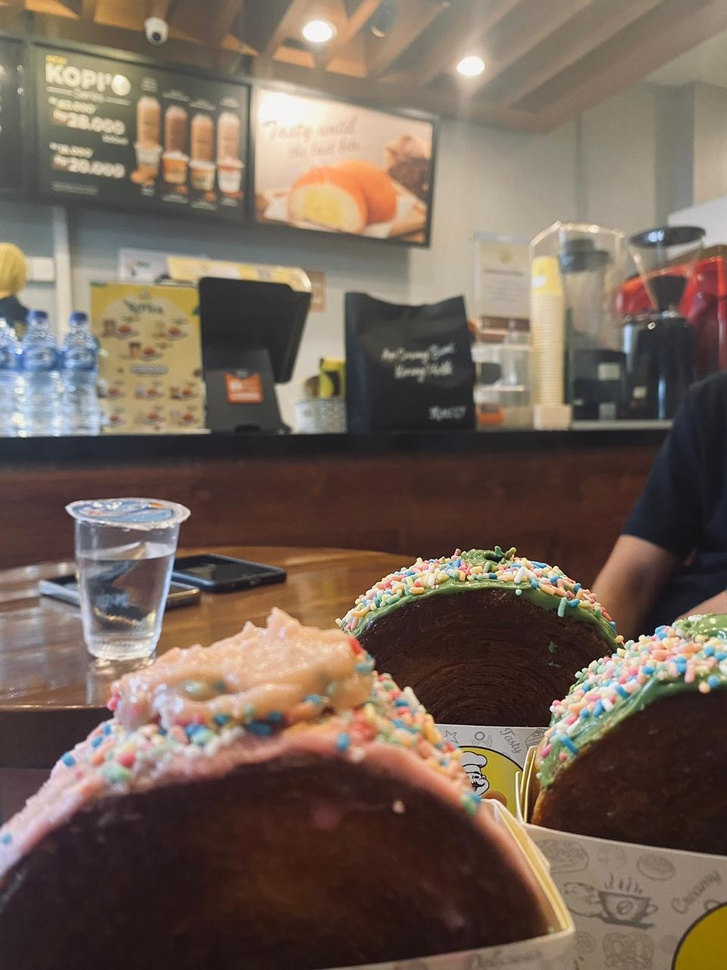
#> input picture Crombol.jpeg, 727 x 970 px, shrunk from 960 x 1280 before the run
$ python SpatialFiltering.py
#> lines starting #> are read from the running program, lines starting #| are printed output that depends on the picture
import cv2
import numpy as np
import matplotlib.pyplot as plt
import time

from skimage.metrics import peak_signal_noise_ratio
from skimage.metrics import mean_squared_error
from skimage.metrics import structural_similarity


# =====================================
# LOAD IMAGE
# =====================================

img = cv2.imread("Crombol.jpeg",0)
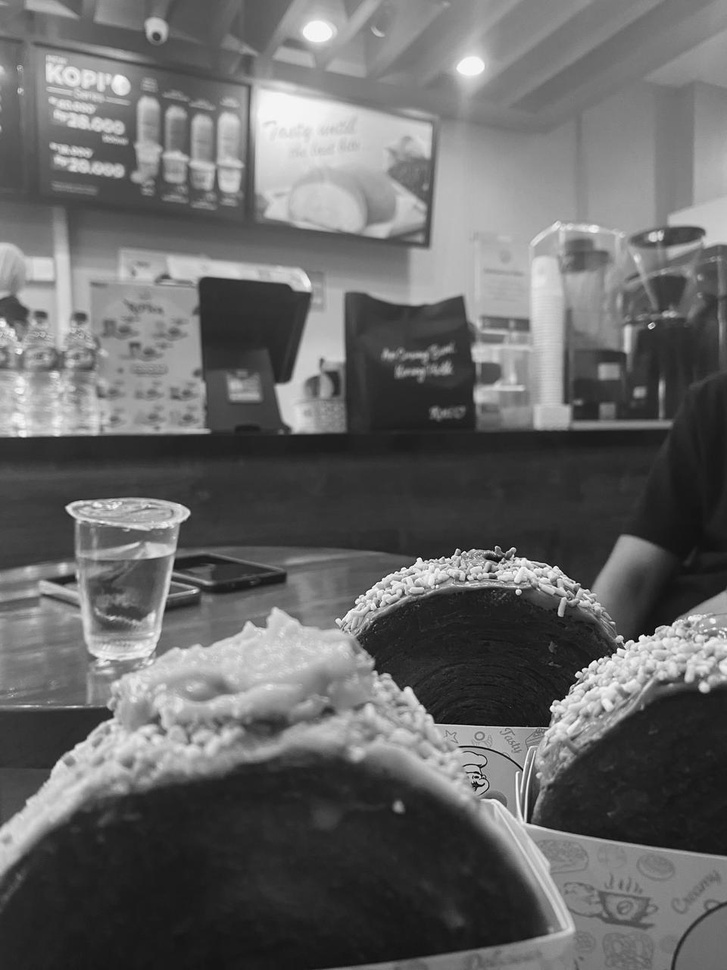
#> img: shape (970, 727); min 0, max 255, mean 103.5

if img is None:
    print("Gambar tidak ditemukan!")
    exit()

print("Ukuran gambar:", img.shape)
#| Ukuran gambar: (970, 727)


# =====================================
# TAMBAH NOISE
# =====================================

def gaussian_noise(image):

    row,col = image.shape
#> row = 970; col = 727
    mean = 0
    sigma = 25

    gauss = np.random.normal(mean,sigma,(row,col))
    noisy = image + gauss
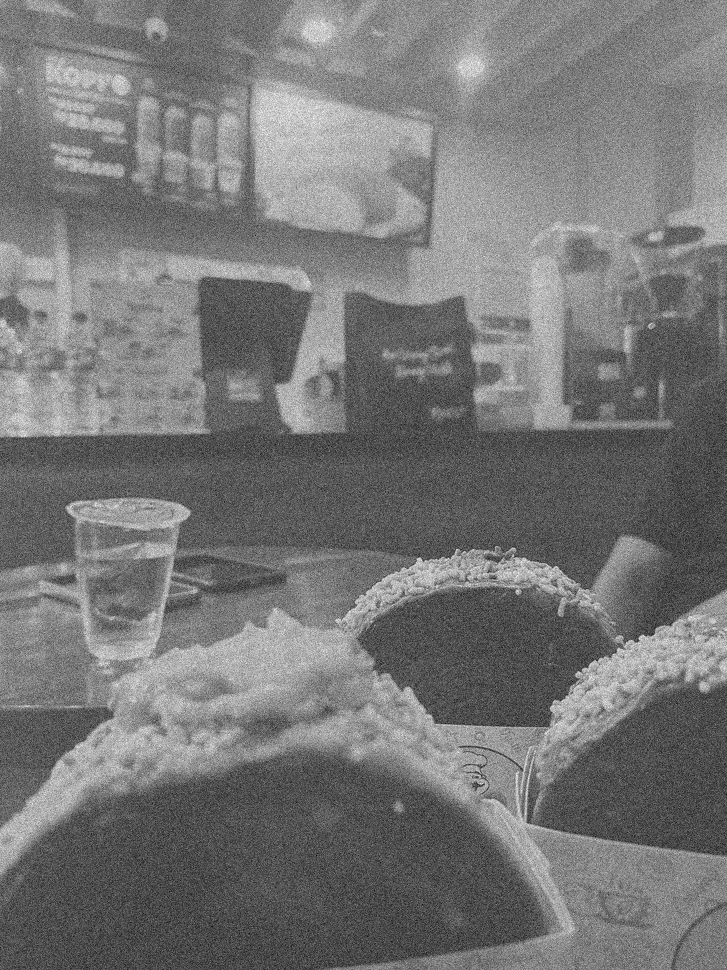
#> noisy: shape (970, 727) float64; min -99.06, max 334.7, mean 103.5; drawn with min black and max white

    noisy = np.clip(noisy,0,255)

    return noisy.astype(np.uint8)


def salt_pepper_noise(image):

    out = image.copy()

    prob = 0.04

    rnd = np.random.rand(*image.shape)

    out[rnd < prob/2] = 0
    out[rnd > 1 - prob/2] = 255
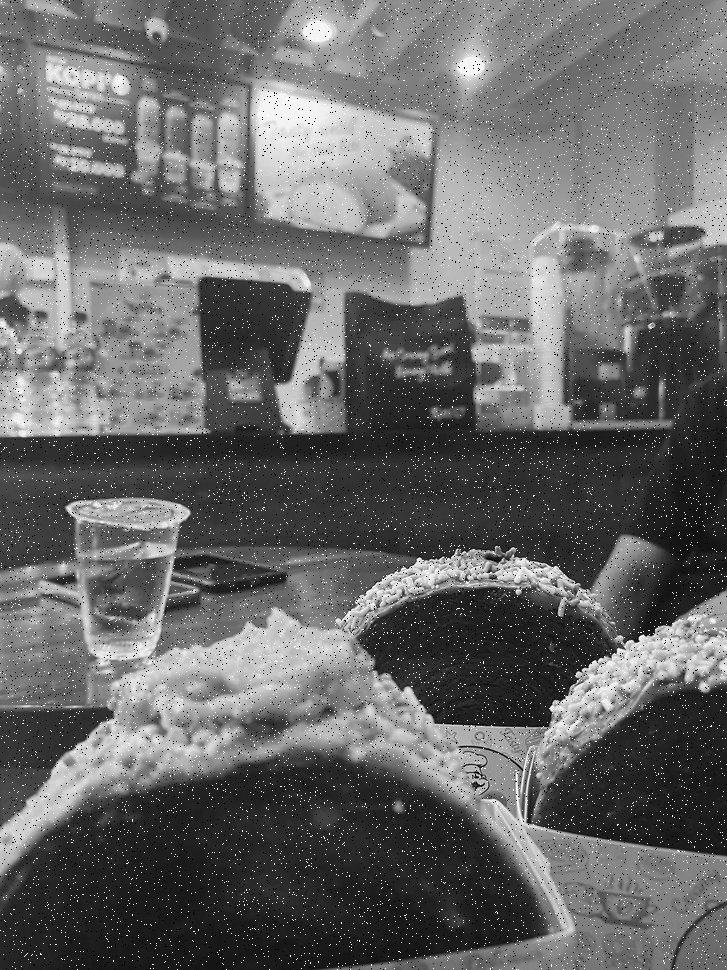
#> out: shape (970, 727); min 0, max 255, mean 104.5

    return out


def speckle_noise(image):

    row,col = image.shape
#> row = 970; col = 727

    gauss = np.random.randn(row,col)

    noisy = image + image * gauss
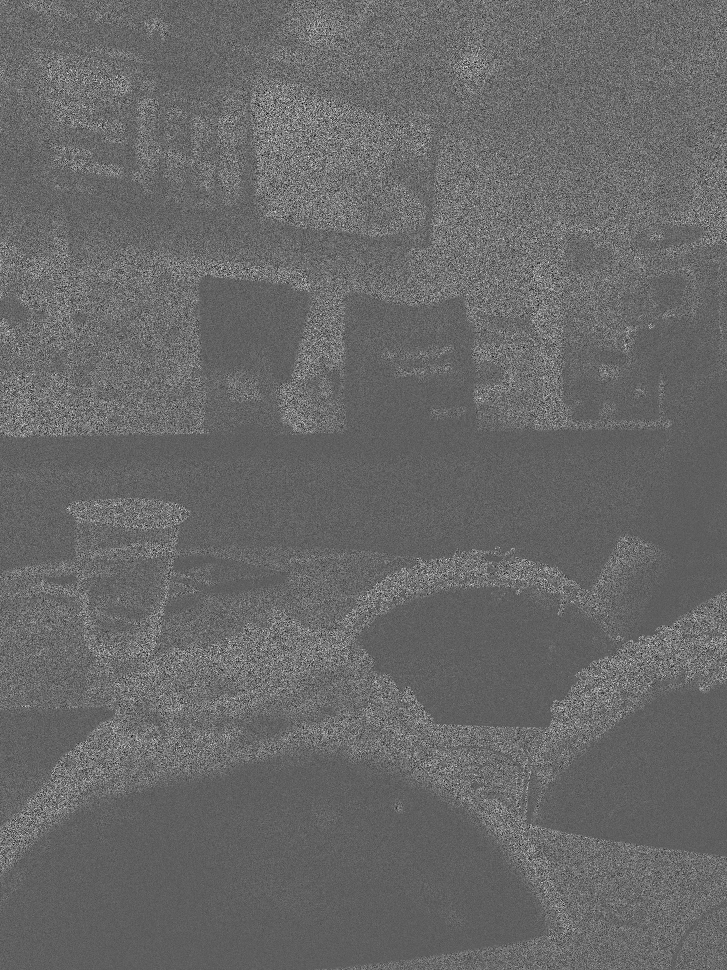
#> noisy: shape (970, 727) float64; min -646.5, max 1168, mean 103.5; drawn with min black and max white

    noisy = np.clip(noisy,0,255)
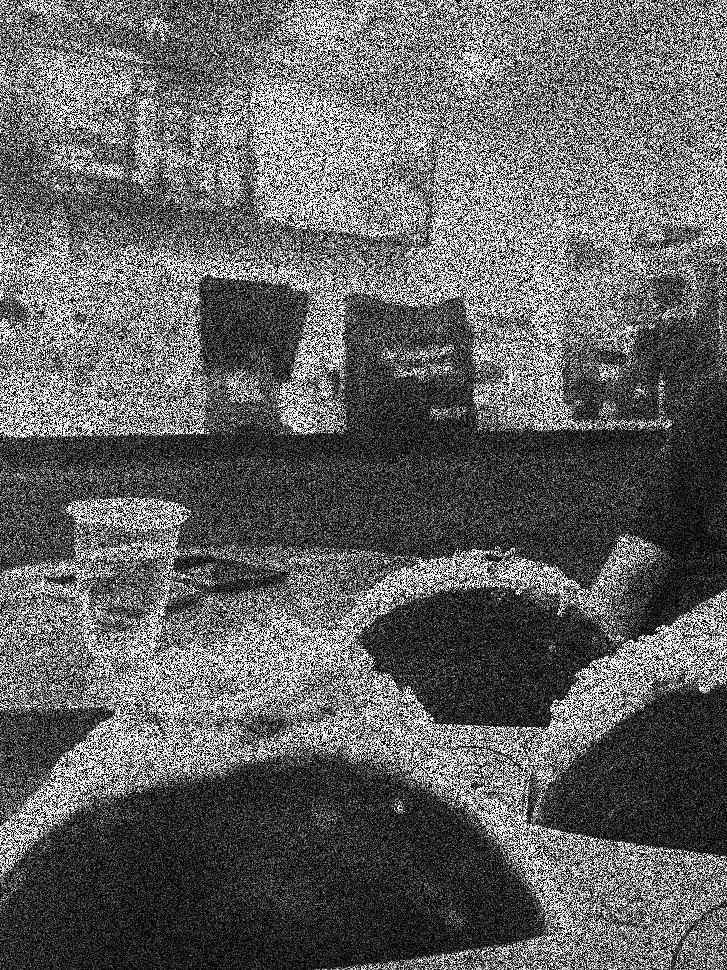
#> noisy: shape (970, 727) float64; min 0, max 255, mean 98.3

    return noisy.astype(np.uint8)


gaussian_img = gaussian_noise(img)
sp_img = salt_pepper_noise(img)
speckle_img = speckle_noise(img)


# =====================================
# FILTER
# =====================================

def mean_filter(image,k):
    return cv2.blur(image,(k,k))


def gaussian_filter(image,sigma):
    return cv2.GaussianBlur(image,(5,5),sigma)


def median_filter(image,k):
    return cv2.medianBlur(image,k)


def max_filter(image,k):
    kernel = np.ones((k,k),np.uint8)
    return cv2.dilate(image,kernel)


# =====================================
# EVALUASI METRIK
# =====================================

def evaluate(original,filtered):

    mse = mean_squared_error(original,filtered)

    psnr = peak_signal_noise_ratio(original,filtered)

    ssim = structural_similarity(original,filtered)

    return mse,psnr,ssim


# =====================================
# DAFTAR FILTER
# =====================================

filters = {

"Mean 3x3": lambda x: mean_filter(x,3),
"Mean 5x5": lambda x: mean_filter(x,5),

"Gaussian sigma1": lambda x: gaussian_filter(x,1),
"Gaussian sigma2": lambda x: gaussian_filter(x,2),

"Median 3x3": lambda x: median_filter(x,3),
"Median 5x5": lambda x: median_filter(x,5),

"Max 3x3": lambda x: max_filter(x,3)

}


noise_images = {

"Gaussian Noise": gaussian_img,
"SaltPepper Noise": sp_img,
"Speckle Noise": speckle_img

}


# =====================================
# PROSES FILTERING DAN EVALUASI
# =====================================

results = []

for noise_name,noise_img in noise_images.items():

    for filter_name,f in filters.items():

        start = time.time()

        filtered = f(noise_img)

        end = time.time()

        mse,psnr,ssim = evaluate(img,filtered)

        comp_time = end-start

        results.append([noise_name,filter_name,mse,psnr,ssim,comp_time])
#> this loop made 3 passes
#> noise_name on passes 1 to 3: 'Gaussian Noise', 'SaltPepper Noise', 'Speckle Noise'
#> after the loop, results = 21 items


# =====================================
# CETAK TABEL HASIL
# =====================================

print("\nTABEL HASIL EVALUASI\n")

print("----------------------------------------------------------------------------")
print("| {:<15} | {:<15} | {:<10} | {:<10} | {:<10} | {:<8} |".format(
"Noise","Filter","MSE","PSNR","SSIM","Time"))
print("----------------------------------------------------------------------------")

for r in results:

    noise,filter_name,mse,psnr,ssim,time_comp = r

    print("| {:<15} | {:<15} | {:<10.2f} | {:<10.2f} | {:<10.3f} | {:<8.5f} |".format(
    noise,filter_name,mse,psnr,ssim,time_comp))
#> this loop made 21 passes
#> (noise, filter_name, mse, psnr, ssim, time_comp) on passes 1 to 10: ('Gaussian Noise', 'Mean 3x3', 84.81, 28.85, 0.655, 0.000756), ('Gaussian Noise', 'Mean 5x5', 72.12, 29.55, 0.805, 0.000551), ('Gaussian Noise', 'Gaussian sigma1', 69.7, 29.7, 0.714, 0.00141), ('Gaussian Noise', 'Gaussian sigma2', 64.84, 30.01, 0.808, 0.00131), ('Gaussian Noise', 'Median 3x3', 120.6, 27.32, 0.563, 0.000439), ('Gaussian Noise', 'Median 5x5', 78.93, 29.16, 0.742, 0.00239), ('Gaussian Noise', 'Max 3x3', 1715.4, 15.79, 0.389, 0.000866), ('SaltPepper Noise', 'Mean 3x3', 115, 27.52, 0.641, 0.000566), ('SaltPepper Noise', 'Mean 5x5', 88.95, 28.64, 0.773, 0.000638), ('SaltPepper Noise', 'Gaussian sigma1', 94.58, 28.37, 0.694, 0.00124)
#| | Gaussian Noise  | Mean 3x3        | 84.81      | 28.85      | 0.655      | 0.00076  |
#| | Gaussian Noise  | Mean 5x5        | 72.12      | 29.55      | 0.805      | 0.00055  |
#| | Gaussian Noise  | Gaussian sigma1 | 69.70      | 29.70      | 0.714      | 0.00141  |
#| | Gaussian Noise  | Gaussian sigma2 | 64.84      | 30.01      | 0.808      | 0.00131  |
#| | Gaussian Noise  | Median 3x3      | 120.64     | 27.32      | 0.563      | 0.00044  |
#| | Gaussian Noise  | Median 5x5      | 78.93      | 29.16      | 0.742      | 0.00239  |
#| | Gaussian Noise  | Max 3x3         | 1715.42    | 15.79      | 0.389      | 0.00087  |
#| | SaltPepper Noise | Mean 3x3        | 115.02     | 27.52      | 0.641      | 0.00057  |
#> (further printed lines are left out)

print("----------------------------------------------------------------------------")


# =====================================
# VISUALISASI HASIL
# =====================================

plt.figure(figsize=(12,8))

plt.subplot(2,2,1)
plt.title("Original")
plt.imshow(img,cmap='gray')
plt.axis("off")

plt.subplot(2,2,2)
plt.title("Gaussian Noise")
plt.imshow(gaussian_img,cmap='gray')
plt.axis("off")

plt.subplot(2,2,3)
plt.title("Salt Pepper Noise")
plt.imshow(sp_img,cmap='gray')
plt.axis("off")

plt.subplot(2,2,4)
plt.title("Speckle Noise")
plt.imshow(speckle_img,cmap='gray')
plt.axis("off")

plt.tight_layout()
plt.show()
